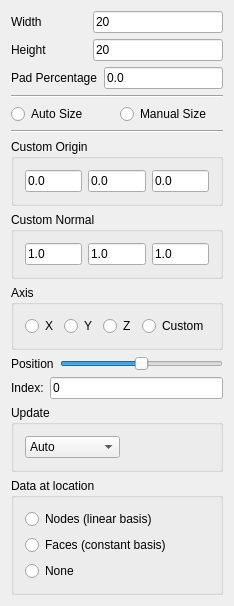
<?xml version="1.0" encoding="UTF-8"?>
<ui version="4.0">
 <class>CreateImage</class>
 <widget class="QDialog" name="CreateImage">
  <property name="geometry">
   <rect>
    <x>0</x>
    <y>0</y>
    <width>231</width>
    <height>541</height>
   </rect>
  </property>
  <property name="windowTitle">
   <string>CreateImage</string>
  </property>
  <layout class="QVBoxLayout" name="verticalLayout_4">
   <item>
    <layout class="QVBoxLayout" name="verticalLayout_3">
     <item>
      <layout class="QHBoxLayout" name="horizontalLayout_4">
       <item>
        <widget class="QLabel" name="label">
         <property name="minimumSize">
          <size>
           <width>76</width>
           <height>0</height>
          </size>
         </property>
         <property name="text">
          <string>Width</string>
         </property>
        </widget>
       </item>
       <item>
        <widget class="QLineEdit" name="widthLineEdit_">
         <property name="text">
          <string>20</string>
         </property>
        </widget>
       </item>
      </layout>
     </item>
     <item>
      <layout class="QHBoxLayout" name="horizontalLayout_5">
       <item>
        <widget class="QLabel" name="label_2">
         <property name="minimumSize">
          <size>
           <width>76</width>
           <height>0</height>
          </size>
         </property>
         <property name="text">
          <string>Height</string>
         </property>
        </widget>
       </item>
       <item>
        <widget class="QLineEdit" name="heightLineEdit_">
         <property name="text">
          <string>20</string>
         </property>
        </widget>
       </item>
      </layout>
     </item>
     <item>
      <layout class="QHBoxLayout" name="horizontalLayout_6">
       <item>
        <widget class="QLabel" name="label_9">
         <property name="text">
          <string>Pad Percentage</string>
         </property>
        </widget>
       </item>
       <item>
        <widget class="QLineEdit" name="padPercentageLineEdit_">
         <property name="text">
          <string>0.0</string>
         </property>
        </widget>
       </item>
      </layout>
     </item>
    </layout>
   </item>
   <item>
    <widget class="Line" name="line">
     <property name="orientation">
      <enum>Qt::Horizontal</enum>
     </property>
    </widget>
   </item>
   <item>
    <layout class="QHBoxLayout" name="horizontalLayout_9">
     <item>
      <widget class="QRadioButton" name="autoRadioButton_">
       <property name="text">
        <string>Auto Size</string>
       </property>
      </widget>
     </item>
     <item>
      <widget class="QRadioButton" name="manualRadioButton_">
       <property name="text">
        <string>Manual Size</string>
       </property>
      </widget>
     </item>
    </layout>
   </item>
   <item>
    <widget class="Line" name="line_2">
     <property name="orientation">
      <enum>Qt::Horizontal</enum>
     </property>
    </widget>
   </item>
   <item>
    <widget class="QGroupBox" name="customOriginGroupBox_">
     <property name="title">
      <string>Custom Origin</string>
     </property>
     <layout class="QHBoxLayout" name="horizontalLayout_13">
      <item>
       <layout class="QHBoxLayout" name="horizontalLayout">
        <item>
         <widget class="QLineEdit" name="xOriginLineEdit_">
          <property name="text">
           <string>0.0</string>
          </property>
         </widget>
        </item>
        <item>
         <widget class="QLineEdit" name="yOriginLineEdit_">
          <property name="text">
           <string>0.0</string>
          </property>
         </widget>
        </item>
        <item>
         <widget class="QLineEdit" name="zOriginLineEdit_">
          <property name="text">
           <string>0.0</string>
          </property>
         </widget>
        </item>
       </layout>
      </item>
     </layout>
    </widget>
   </item>
   <item>
    <widget class="QGroupBox" name="customNormalGroupBox_">
     <property name="title">
      <string>Custom Normal</string>
     </property>
     <layout class="QHBoxLayout" name="horizontalLayout_12">
      <item>
       <layout class="QHBoxLayout" name="horizontalLayout_2">
        <item>
         <widget class="QLineEdit" name="xNormalLineEdit_">
          <property name="text">
           <string>1.0</string>
          </property>
         </widget>
        </item>
        <item>
         <widget class="QLineEdit" name="yNormalLineEdit_">
          <property name="text">
           <string>1.0</string>
          </property>
         </widget>
        </item>
        <item>
         <widget class="QLineEdit" name="zNormalLineEdit_">
          <property name="text">
           <string>1.0</string>
          </property>
         </widget>
        </item>
       </layout>
      </item>
     </layout>
    </widget>
   </item>
   <item>
    <widget class="QGroupBox" name="axisGroupBox_">
     <property name="title">
      <string>Axis</string>
     </property>
     <layout class="QHBoxLayout" name="horizontalLayout_8">
      <item>
       <layout class="QHBoxLayout" name="horizontalLayout_3">
        <item>
         <widget class="QRadioButton" name="xRadioButton_">
          <property name="text">
           <string>X</string>
          </property>
         </widget>
        </item>
        <item>
         <widget class="QRadioButton" name="yRadioButton_">
          <property name="text">
           <string>Y</string>
          </property>
         </widget>
        </item>
        <item>
         <widget class="QRadioButton" name="zRadioButton_">
          <property name="text">
           <string>Z</string>
          </property>
         </widget>
        </item>
        <item>
         <widget class="QRadioButton" name="customRadioButton_">
          <property name="text">
           <string>Custom</string>
          </property>
         </widget>
        </item>
       </layout>
      </item>
     </layout>
    </widget>
   </item>
   <item>
    <layout class="QVBoxLayout" name="verticalLayout_2">
     <item>
      <layout class="QHBoxLayout" name="horizontalLayout_7">
       <item>
        <widget class="QLabel" name="label_7">
         <property name="text">
          <string>Position</string>
         </property>
        </widget>
       </item>
       <item>
        <widget class="QSlider" name="positionHorizontalSlider_">
         <property name="minimum">
          <number>-1</number>
         </property>
         <property name="maximum">
          <number>1</number>
         </property>
         <property name="orientation">
          <enum>Qt::Horizontal</enum>
         </property>
         <property name="invertedAppearance">
          <bool>false</bool>
         </property>
         <property name="invertedControls">
          <bool>false</bool>
         </property>
        </widget>
       </item>
      </layout>
     </item>
     <item>
      <layout class="QHBoxLayout" name="horizontalLayout_14">
       <item>
        <widget class="QLabel" name="label_8">
         <property name="text">
          <string>Index:</string>
         </property>
        </widget>
       </item>
       <item>
        <widget class="QLineEdit" name="indexLineEdit_">
         <property name="text">
          <string>0</string>
         </property>
        </widget>
       </item>
      </layout>
     </item>
    </layout>
   </item>
   <item>
    <widget class="QGroupBox" name="updateGroupBox_">
     <property name="title">
      <string>Update</string>
     </property>
     <layout class="QHBoxLayout" name="horizontalLayout_11">
      <item>
       <widget class="QComboBox" name="updateComboBox_">
        <item>
         <property name="text">
          <string>Auto</string>
         </property>
        </item>
        <item>
         <property name="text">
          <string>Manual</string>
         </property>
        </item>
        <item>
         <property name="text">
          <string>On Release</string>
         </property>
        </item>
       </widget>
      </item>
      <item>
       <spacer name="horizontalSpacer">
        <property name="orientation">
         <enum>Qt::Horizontal</enum>
        </property>
        <property name="sizeHint" stdset="0">
         <size>
          <width>40</width>
          <height>20</height>
         </size>
        </property>
       </spacer>
      </item>
     </layout>
    </widget>
   </item>
   <item>
    <widget class="QGroupBox" name="dataAtLocationGroupBox_">
     <property name="title">
      <string>Data at location</string>
     </property>
     <layout class="QHBoxLayout" name="horizontalLayout_10">
      <item>
       <layout class="QVBoxLayout" name="verticalLayout">
        <item>
         <widget class="QRadioButton" name="nodesRadioButton_">
          <property name="text">
           <string>Nodes (linear basis)</string>
          </property>
         </widget>
        </item>
        <item>
         <widget class="QRadioButton" name="facesRadioButton_">
          <property name="text">
           <string>Faces (constant basis)</string>
          </property>
         </widget>
        </item>
        <item>
         <widget class="QRadioButton" name="noneRadioButton_">
          <property name="text">
           <string>None</string>
          </property>
         </widget>
        </item>
       </layout>
      </item>
     </layout>
    </widget>
   </item>
  </layout>
 </widget>
 <layoutdefault spacing="6" margin="11"/>
 <resources/>
 <connections/>
</ui>
